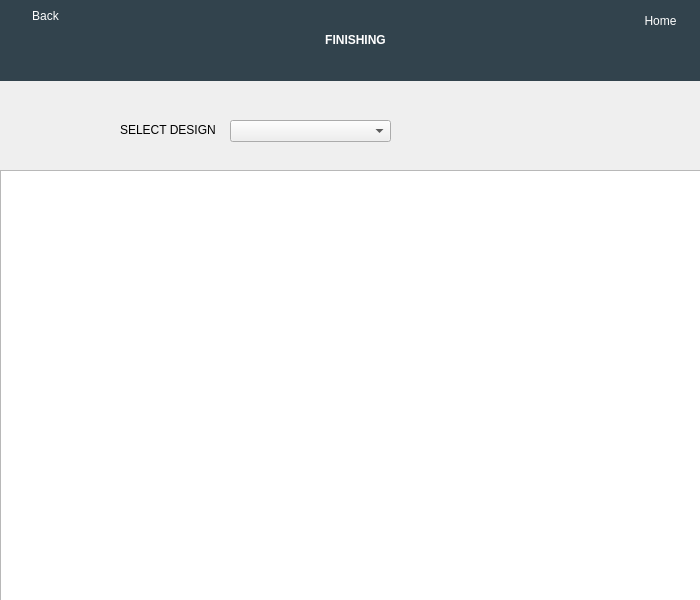
<?xml version="1.0" encoding="UTF-8"?>
<ui version="4.0">
 <class>finishingv</class>
 <widget class="QWidget" name="finishingv">
  <property name="geometry">
   <rect>
    <x>0</x>
    <y>0</y>
    <width>700</width>
    <height>600</height>
   </rect>
  </property>
  <property name="minimumSize">
   <size>
    <width>700</width>
    <height>600</height>
   </size>
  </property>
  <property name="maximumSize">
   <size>
    <width>700</width>
    <height>600</height>
   </size>
  </property>
  <property name="windowTitle">
   <string>FinishingV</string>
  </property>
  <property name="windowIcon">
   <iconset resource="res.qrc">
    <normaloff>:/Images/Images/FINISHING.png</normaloff>:/Images/Images/FINISHING.png</iconset>
  </property>
  <widget class="QPushButton" name="pushButton_7">
   <property name="geometry">
    <rect>
     <x>10</x>
     <y>0</y>
     <width>71</width>
     <height>31</height>
    </rect>
   </property>
   <property name="sizePolicy">
    <sizepolicy hsizetype="Preferred" vsizetype="Preferred">
     <horstretch>0</horstretch>
     <verstretch>0</verstretch>
    </sizepolicy>
   </property>
   <property name="layoutDirection">
    <enum>Qt::LeftToRight</enum>
   </property>
   <property name="autoFillBackground">
    <bool>false</bool>
   </property>
   <property name="styleSheet">
    <string notr="true">font: 75 8pt &quot;MS Sans Serif&quot;;
background-color: rgb(50, 67, 77);
color: rgb(255, 255, 255);
border: 5px;

border-radius: 10px;


</string>
   </property>
   <property name="text">
    <string>Back</string>
   </property>
   <property name="icon">
    <iconset resource="res.qrc">
     <normaloff>:/Inverted Images/Images/Inverted/image (22).png</normaloff>:/Inverted Images/Images/Inverted/image (22).png</iconset>
   </property>
   <property name="iconSize">
    <size>
     <width>20</width>
     <height>20</height>
    </size>
   </property>
  </widget>
  <widget class="QLabel" name="label">
   <property name="geometry">
    <rect>
     <x>0</x>
     <y>0</y>
     <width>711</width>
     <height>81</height>
    </rect>
   </property>
   <property name="styleSheet">
    <string notr="true">color: rgb(255, 255, 255);
font: 58 26pt &quot;Lucida Bright&quot;;

background-color: rgb(50, 67, 77);


</string>
   </property>
   <property name="text">
    <string>&lt;html&gt;&lt;head/&gt;&lt;body&gt;&lt;p align=&quot;center&quot;&gt;&lt;span style=&quot; font-weight:600;&quot;&gt;FINISHING&lt;/span&gt;&lt;/p&gt;&lt;/body&gt;&lt;/html&gt;</string>
   </property>
  </widget>
  <widget class="QPushButton" name="pushButton_8">
   <property name="geometry">
    <rect>
     <x>620</x>
     <y>0</y>
     <width>81</width>
     <height>41</height>
    </rect>
   </property>
   <property name="sizePolicy">
    <sizepolicy hsizetype="Preferred" vsizetype="Preferred">
     <horstretch>0</horstretch>
     <verstretch>0</verstretch>
    </sizepolicy>
   </property>
   <property name="layoutDirection">
    <enum>Qt::LeftToRight</enum>
   </property>
   <property name="autoFillBackground">
    <bool>false</bool>
   </property>
   <property name="styleSheet">
    <string notr="true">font: 75 8pt &quot;MS Sans Serif&quot;;
background-color: rgb(50, 67, 77);
color: rgb(255, 255, 255);
border: 5px;

border-radius: 10px;


</string>
   </property>
   <property name="text">
    <string>Home</string>
   </property>
   <property name="icon">
    <iconset resource="res.qrc">
     <normaloff>:/Inverted Images/Images/Inverted/image (26).png</normaloff>:/Inverted Images/Images/Inverted/image (26).png</iconset>
   </property>
   <property name="iconSize">
    <size>
     <width>20</width>
     <height>20</height>
    </size>
   </property>
  </widget>
  <widget class="QLabel" name="label_2">
   <property name="geometry">
    <rect>
     <x>170</x>
     <y>10</y>
     <width>71</width>
     <height>61</height>
    </rect>
   </property>
   <property name="styleSheet">
    <string notr="true">background-color: rgb(50, 67, 77);</string>
   </property>
   <property name="text">
    <string/>
   </property>
   <property name="pixmap">
    <pixmap resource="res.qrc">:/Inverted Images/Images/Inverted/image (6).png</pixmap>
   </property>
   <property name="scaledContents">
    <bool>true</bool>
   </property>
  </widget>
  <widget class="QTableView" name="tableView">
   <property name="geometry">
    <rect>
     <x>0</x>
     <y>170</y>
     <width>701</width>
     <height>431</height>
    </rect>
   </property>
  </widget>
  <widget class="QLabel" name="label_3">
   <property name="geometry">
    <rect>
     <x>120</x>
     <y>120</y>
     <width>101</width>
     <height>20</height>
    </rect>
   </property>
   <property name="text">
    <string>SELECT DESIGN</string>
   </property>
  </widget>
  <widget class="QComboBox" name="comboBox">
   <property name="geometry">
    <rect>
     <x>230</x>
     <y>120</y>
     <width>161</width>
     <height>22</height>
    </rect>
   </property>
  </widget>
  <zorder>label</zorder>
  <zorder>pushButton_8</zorder>
  <zorder>label_2</zorder>
  <zorder>pushButton_7</zorder>
  <zorder>tableView</zorder>
  <zorder>label_3</zorder>
  <zorder>comboBox</zorder>
 </widget>
 <resources>
  <include location="res.qrc"/>
 </resources>
 <connections/>
</ui>
